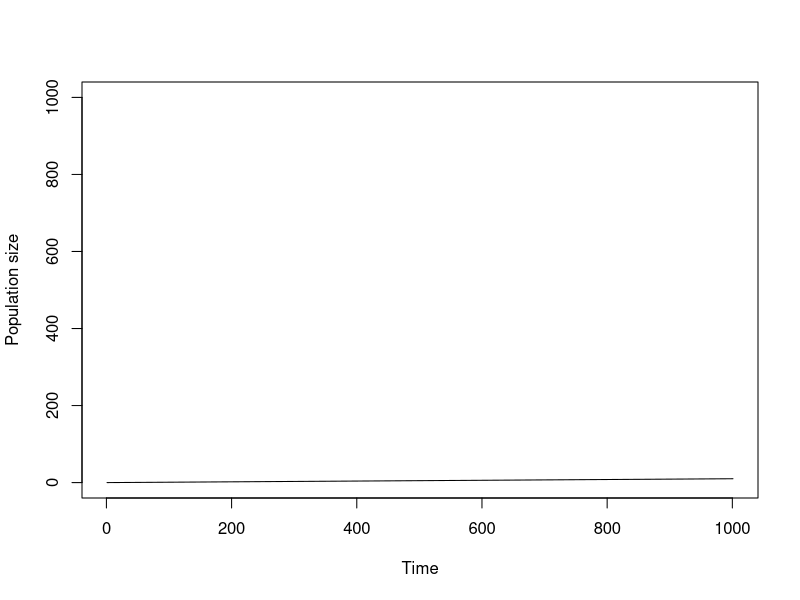

Generate this figure with R:
require(deSolve)

#Define the function corresponding to the differential equation to be solved
exp<-function(t,y,params){
  S<-y[1]
  E<-y[2]
  Q<-y[3]
  I<-y[4]
  J<-y[5]
  R<-y[6]
  with(as.list(params),{
    dS<-Pi-(S*(beta*I+eE*beta*E+eQ*beta*Q+eJ*beta*J)/N)-mu*S
    dE<-p+(S*(beta*I+eE*beta*E+eQ*beta*Q+eJ*beta*J)/N)-(y1+k1+mu)*E
    dQ<-y1*E-(k2+mu)*Q
    dI<-k1*E-(y2+d1+sigma1+mu)*I
    dJ<-y2*I+k2*Q-(sigma2+d2+mu)*J
    dR<-sigma1*I+sigma2*J-mu*R
    res<-c(dS,dE,dQ,dI,dJ,dR)
    list(res)
  })
}

# The initial conditions
S0<- 4000000
E0<-6
I0<-1
Q0=0
R0=0
J0=0


# The parameters for the model
Pi<-136
beta<-0.2
mu<-0.000034
eJ<-0.36
y1<-0.1
y2<-0.5
k1<-0.1
k2<-0.125
d1<-0.0079
d2<-0.0068
sigma1<-0.0377
sigma2<-0.0386
params<-c(Pi=Pi)
N=4000007
p<-0.06
eE<-0.5
eQ<-0.5



# The time values that you want to solve the differential equation for
times <- seq(0,10,0.01)

# The lsoda command solves the differential equation and saves the results in a data frame
nsol <- as.data.frame(lsoda(y=c(S=S0,E=E0,Q=Q0,I=I0,J=J0,R=R0), times, exp, params))

plot(nsol$time,nsol$N,ylab ="Population size",xlab="Time",ylim=c(0,1000),type="l")
